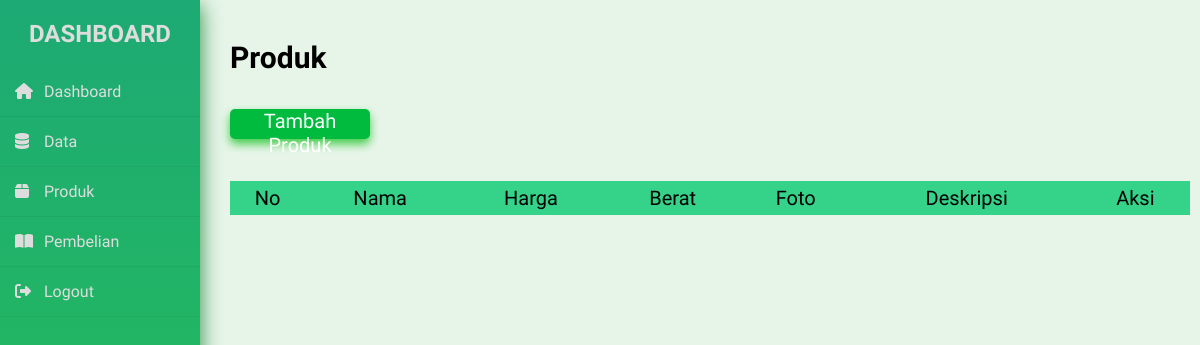
Page /admin/dashboard.php?halaman=produk on the earlier database version.
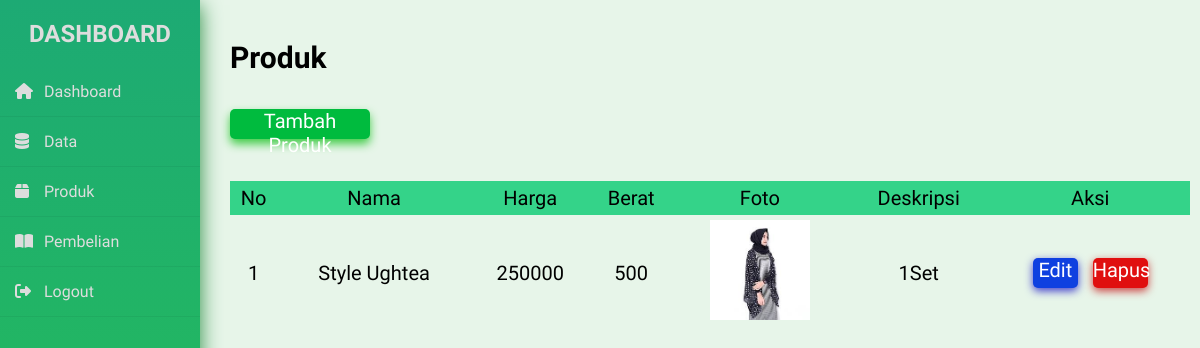
Same page on the later database version.
### tables this page shows
CREATE TABLE `produk` (
  `id_produk` int(11) NOT NULL,
  `nama_produk` varchar(100) NOT NULL,
  `harga_produk` int(11) NOT NULL,
  `berat` int(11) NOT NULL,
  `foto_produk` varchar(100) NOT NULL,
  `deskripsi_produk` text NOT NULL
);

### admin/produk.php (the view)
<h2>Produk</h2>
<br>
<a href="dashboard.php?halaman=tambahproduk" class="tambah-produk">Tambah Produk</a><br><br>
<table class="table1">
    <thead>
        <tr>
            <th>No</th>
            <th>Nama</th>
            <th>Harga</th>
            <th>Berat</th>
            <th>Foto</th>
            <th>Deskripsi</th>
            <th>Aksi</th>
        </tr>
    </thead>
    <tbody>
        <?php $id = 1; ?>
        <?php $ambil = $db->query("SELECT * FROM produk"); ?>
        <?php while ($pecah = $ambil->fetch_assoc()) { ?>
            <tr>
                <td><?php echo $id; ?></td>
                <td><?php echo $pecah['nama_produk']; ?></td>
                <td><?php echo $pecah['harga_produk']; ?></td>
                <td><?php echo $pecah['berat']; ?></td>
                <td>
                    <img src="../foto_produk/<?php echo $pecah['foto_produk']; ?>" width="100">
                </td>
                <td><?php echo $pecah['deskripsi_produk']; ?></td>
                <td>
                    <a href="dashboard.php?halaman=editproduk&id=<?php echo $pecah['id_produk']; ?>" class="btn-edit">Edit</a> &nbsp;
                    <a href="dashboard.php?halaman=hapusproduk&id=<?php echo $pecah['id_produk']; ?>" class="btn-hapus" onClick="return confirm('Yakin menghapus data?')">Hapus</a>
                </td>
            </tr>
            <?php $id++; ?>
        <?php } ?>
    </tbody>
</table>

### admin/dashboard.php (shortened to what this page needs)
<?php
$db = mysqli_connect("localhost", "root", "", "shopcay");
?>
<!DOCTYPE html>
<html lang="en">
<head>
    <link rel="stylesheet" href="../css/dashboard.css">
</head>
<body>
    <div class="wrapper">
        <div class="sidebar">
            <h2 class="font">Dashboard</h2><br>
            <ul>
                <li><a href="dashboard.php"><i class="fas fa-home"></i> Dashboard</a></li>
                <li><a href="dashboard.php?halaman=data"><i class="fas fa-database"></i> Data</a></li>
                <li><a href="dashboard.php?halaman=produk"><i class="fas fa-box"></i> Produk</a></li>
                <li><a href="dashboard.php?halaman=pembelian"><i class="fas fa-book-open"></i> Pembelian</a></li>
                <li><a href="dashboardlogout.php"><i class="fas fa-sign-out-alt"></i> Logout</a></li>
            </ul>
        </div>
        <div class="main-content">
            <div class="isi">
                <?php
                if (isset($_GET['halaman'])) {
                    if ($_GET['halaman'] == "data") {
                        include 'data.php';
                    } elseif ($_GET['halaman'] == "pembelian") {
                        include 'pembelian.php';
                    } elseif ($_GET['halaman'] == "produk") {
                        include 'produk.php';
                    } elseif ($_GET['halaman'] == "tambahdata") {
                        include 'tambahdata.php';
                    } elseif ($_GET['halaman'] == "hapus") {
                        include 'hapus.php';
                    } elseif ($_GET['halaman'] == "edit") {
                        include 'edit.php';
                    } elseif ($_GET['halaman'] == "editproduk") {
                        include 'editproduk.php';
                    } elseif ($_GET['halaman'] == "detail") {
                        include 'detail.php';
                    } elseif ($_GET['halaman'] == "tambahproduk") {
                        include 'tambahproduk.php';
                    } elseif ($_GET['halaman'] == "hapusproduk") {
                        include 'hapusproduk.php';
                    } elseif ($_GET['halaman'] == "editproduk.php") {
                        include 'editproduk.php';
                    }
                } else {
                    include 'homedashboard.php';
                }
                ?>
            </div>
        </div>
    </div>
</body>
</html>

### css/dashboard.css (style rules this page uses)
* { margin: 0; padding: 0; box-sizing: border-box; list-style: none; text-decoration: none; font-family: 'Abel', sans-serif; }
body { background: rgb(231, 245, 233); }
.wrapper { display: flex; position: relative; }
.sidebar { position: fixed; width: 200px; height: 100%; background: linear-gradient(rgb(29, 170, 116),rgb(40, 196, 79)); box-shadow: 0 5px 20px 0 rgb(39, 141, 65); }
.sidebar h2 { color: rgb(221, 221, 221); text-transform: uppercase; text-align: center; margin-top: 20px; }
.sidebar ul li { padding: 15px; border-bottom: 1px solid rgba(0, 0, 0, 0.050); border-bottom: 1px solid rgba(0, 0, 0, 0.050) }
.sidebar ul li a { color: rgb(221, 221, 221); display: block; }
.sidebar ul li a .fas { width: 25px; }
.main-content { width: 100%; margin-left: 220px; margin-top: 30px; }
.main-content .isi { font-size: 20px; margin: 10px; }
.table1 { color: rgb(0, 0, 0); width: 100%; border-collapse: collapse; }
.table1 tr th { background: rgb(52, 211, 137); color: rgb(0, 0, 0); font-weight: normal; }
.table1, th, td { padding: 5px 1px; text-align: center; }
.btn-hapus { display:inline-block; text-align: center; cursor:pointer; height: 30px; width: 55px; border-radius: 5px; text-decoration:none; color:rgb(255, 255, 255); background-color:#e00f0f; box-shadow: 0 3px 8px 0 rgb(204, 64, 64); }
.btn-edit { display:inline-block; text-align: center; cursor:pointer; height: 30px; width: 45px; border-radius: 5px; text-decoration:none; color:rgb(255, 255, 255); background-color:#0f40e0; box-shadow: 0 3px 8px 0 rgb(67, 64, 204); }
.tambah-produk { margin-top: 10px; display:inline-block; cursor:pointer; height: 30px; width: 140px; border-radius: 5px; text-align: center; text-decoration:none; color:rgb(255, 255, 255); background-color:rgb(0, 187, 62); box-shadow: 0 5px 10px 0 rgb(64, 204, 71); }

Differences in the rows shown:
added produk: nama_produk "Style Ughtea", harga_produk "250000", berat "500", foto_produk (picture), deskripsi_produk "1Set"
